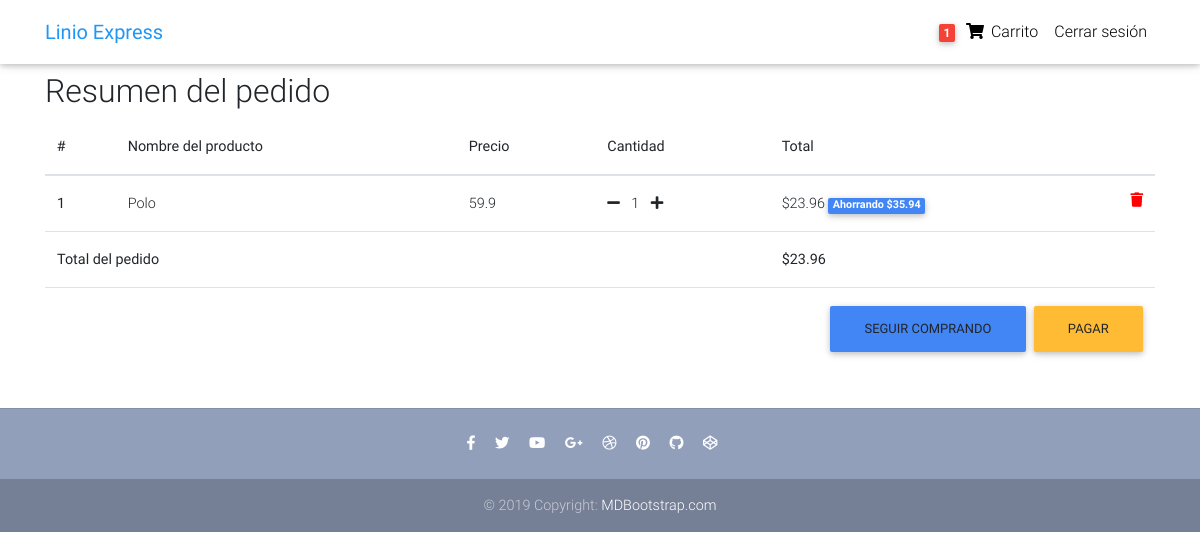
/order-summary/ (signed in), run on an earlier commit of the app's database.
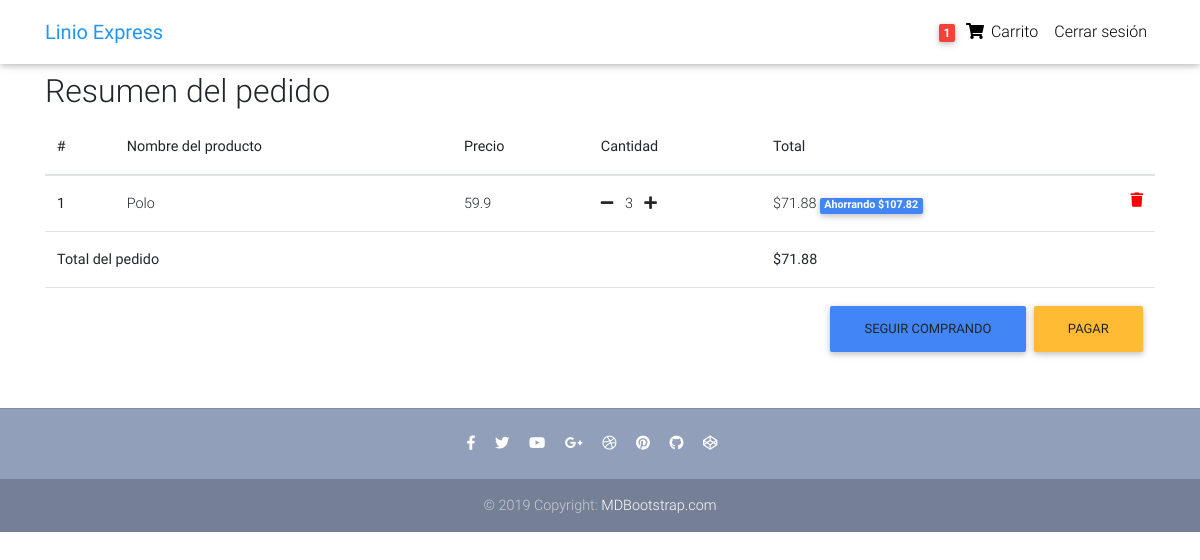
And on a later commit of the database.
### core/models.py (models this page shows, shortened)
class Order(models.Model):
    user = models.ForeignKey(settings.AUTH_USER_MODEL,
                             on_delete=models.CASCADE)
    pedidoid = models.CharField(max_length=20, blank=True, null=True)
    productos = models.ManyToManyField(OrderItem)
    fecha_de_pedido = models.DateTimeField()
    realizo_pedido = models.BooleanField(default=False)
    direccion_de_envio = models.ForeignKey(
        'Address', related_name='direccion_de_envio', on_delete=models.SET_NULL, blank=True, null=True)
    direccion_de_facturacion = models.ForeignKey(
        'Address', related_name='direccion_de_facturacion', on_delete=models.SET_NULL, blank=True, null=True)
    pago = models.ForeignKey(
        'Payment', on_delete=models.SET_NULL, blank=True, null=True)
    coupon = models.ForeignKey(
        'Coupon', on_delete=models.SET_NULL, blank=True, null=True)
    delivery_en_proceso = models.BooleanField(default=False)
    recibido = models.BooleanField(default=False)
    reembolso_requerido = models.BooleanField(default=False)
    reembolsado = models.BooleanField(default=False)
    '''
    1. Item added to cart
    2. Adding a billing address
    (Failed checkout)
    3. Payment
    (Preprocessing, processing, packaging etc.)
    4. Being delivered
    5. recibido
    6. Refunds
    '''
    def get_total(self):
        total = 0
        for order_item in self.productos.all():
            total += order_item.get_final_price()
        if self.coupon:
            total -= self.coupon.monto
        return total
    class Meta:
        verbose_name_plural = 'Pedidos'

class OrderItem(models.Model):
    user = models.ForeignKey(settings.AUTH_USER_MODEL,
                             on_delete=models.CASCADE)
    realizo_pedido = models.BooleanField(default=False)
    item = models.ForeignKey(Item, on_delete=models.CASCADE)
    cantidad = models.IntegerField(default=1)
    def get_total_item_price(self):
        return self.cantidad * self.item.precio
    def get_total_discount_item_price(self):
        return self.cantidad * self.item.precio_con_descuento
    def get_amount_saved(self):
        return self.get_total_item_price() - self.get_total_discount_item_price()
    def get_final_price(self):
        if self.item.precio_con_descuento:
            return self.get_total_discount_item_price()
        return self.get_total_item_price()
    class Meta:
        verbose_name_plural = 'Pedido_Productos'

class Item(models.Model):
    nombre = models.CharField(max_length=100)
    precio = models.FloatField()
    precio_con_descuento = models.FloatField(blank=True, null=True)
    category = models.CharField(choices=CATEGORY_CHOICES, max_length=2)
    label = models.CharField(choices=LABEL_CHOICES, max_length=1)
    slug = models.SlugField()
    descripcion = models.TextField()
    imagen = models.ImageField()
    class Meta:
        verbose_name_plural = 'Productos'

### core/views.py (the view)
# urls.py: path('order-summary/', OrderSummaryView.as_view(), name='order-summary'),
class OrderSummaryView(LoginRequiredMixin, View):
    def get(self, *args, **kwargs):
        try:
            order = Order.objects.get(user=self.request.user, realizo_pedido=False)
            context = {
                'object': order
            }
            return render(self.request, 'order_summary.html', context)
        except ObjectDoesNotExist:
            messages.warning(self.request, "You do not have an active order")
            return redirect("/")

### core/templatetags/cart_template_tags.py (called while the page is built)
@register.filter
def cart_item_count(user):
    if user.is_authenticated:
        qs = Order.objects.filter(user=user, realizo_pedido=False)
        if qs.exists():
            return qs[0].productos.count()
    return 0

### templates/order_summary.html (shortened to what this page needs)
{% extends "base.html" %}
{% block content %}
<main>
    <div class="container">
        <div class="table-responsive text-nowrap">
            <h2>Resumen del pedido</h2>
            <table class="table">
                <thead>
                    <tr>
                        <th scope="col">#</th>
                        <th scope="col">Nombre del producto</th>
                        <th scope="col">Precio</th>
                        <th scope="col">Cantidad</th>
                        <th scope="col">Total</th>
                    </tr>
                </thead>
                <tbody>
                    {% for order_item in object.productos.all %}
                    <tr>
                        <th scope="row">{{ forloop.counter }}</th>
                        <td>{{ order_item.item.nombre }}</td>
                        <td>{{ order_item.item.precio }}</td>
                        <td>
                            <a href="{% url 'core:remove-single-item-from-cart' order_item.item.slug %}"><i
                                    class="fas fa-minus mr-2"></i></a>
                            {{ order_item.cantidad }}
                            <a href="{% url 'core:add-to-cart' order_item.item.slug %}"><i
                                    class="fas fa-plus ml-2"></i></a>
                        </td>
                        <td>
                            {% if order_item.item.precio_con_descuento %}
                            ${{ order_item.get_total_discount_item_price }}
                            <span class="badge badge-primary">Ahorrando ${{ order_item.get_amount_saved }}</span>
                            {% else %}
                            ${{ order_item.get_total_item_price }}
                            {% endif %}
                            <a style='color: red;' href="{% url 'core:remove-from-cart' order_item.item.slug %}">
                                <i class="fas fa-trash float-right"></i>
                            </a>
                        </td>
                    </tr>
                    {% endfor %}
                    {% if object.get_total %}
                    <tr>
                        <td colspan="4"><b>Total del pedido</b></td>
                        <td><b>${{ object.get_total }}</b></td>
                    </tr>
                    <tr>
                        <td colspan="5">
                            <a class='btn btn-warning float-right ml-2' href='/checkout/'>Pagar</a>
                            <a class='btn btn-primary float-right' href='/'>Seguir comprando</a>
                        </td>
                    </tr>
                    {% endif %}
                </tbody>
            </table>
        </div>
    </div>
</main>
{% endblock content %}

### templates/base.html (shortened to what this page needs)
{% load static %}
<!DOCTYPE html>
<html lang="en">
<head>
  <link rel="stylesheet" href="https://use.fontawesome.com/releases/v5.8.1/css/all.css">
  <link href="{% static 'css/bootstrap.min.css' %}" rel="stylesheet">
  <link href="{% static 'css/mdb.min.css' %}" rel="stylesheet">
  <link href="{% static 'css/style.min.css' %}" rel="stylesheet">
</head>
{% include "navbar.html" %}
<body>
    <div class="mt-5 pt-4">
    </div>
    {% block content %}
    {% endblock content %}
    {% include "footer.html" %}
</body>
</html>

### templates/navbar.html (shortened to what this page needs)
{% load cart_template_tags %}
<nav class="navbar fixed-top navbar-expand-lg navbar-light white scrolling-navbar">
  <div class="container">
    <a class="navbar-brand waves-effect" href="/">
      <strong class="blue-text">Linio Express</strong>
    </a>
    <div class="collapse navbar-collapse" id="navbarSupportedContent">
      <ul class="navbar-nav nav-flex-icons">
        {% if request.user.is_authenticated %}
        <li class="nav-item">
          <a href="{% url 'core:order-summary' %}" class="nav-link waves-effect">
            <span class="badge red z-depth-1 mr-1"> {{ request.user|cart_item_count }} </span>
            <i class="fas fa-shopping-cart"></i>
            <span class="clearfix d-none d-sm-inline-block"> Carrito </span>
          </a>
        </li>
        <li class="nav-item">
          <a class="nav-link waves-effect" href="{% url 'account_logout' %}">
            <span class="clearfix d-none d-sm-inline-block"> Cerrar sesión </span>
          </a>
        </li>
        {% endif %}
      </ul>
    </div>
  </div>
</nav>

### templates/footer.html
<footer class="page-footer text-center font-small mt-4 wow fadeIn">
    <hr class="my-4">
    <div class="pb-4">
      <a href="https://www.facebook.com/mdbootstrap" target="_blank">
        <i class="fab fa-facebook-f mr-3"></i>
      </a>
      <a href="https://twitter.com/MDBootstrap" target="_blank">
        <i class="fab fa-twitter mr-3"></i>
      </a>
      <a href="https://www.youtube.com/watch?v=7MUISDJ5ZZ4" target="_blank">
        <i class="fab fa-youtube mr-3"></i>
      </a>
      <a href="https://plus.google.com/u/0/b/107863090883699620484" target="_blank">
        <i class="fab fa-google-plus-g mr-3"></i>
      </a>
      <a href="https://dribbble.com/mdbootstrap" target="_blank">
        <i class="fab fa-dribbble mr-3"></i>
      </a>
      <a href="https://pinterest.com/mdbootstrap" target="_blank">
        <i class="fab fa-pinterest mr-3"></i>
      </a>
      <a href="https://github.com/mdbootstrap/bootstrap-material-design" target="_blank">
        <i class="fab fa-github mr-3"></i>
      </a>
      <a href="http://codepen.io/mdbootstrap/" target="_blank">
        <i class="fab fa-codepen mr-3"></i>
      </a>
    </div>
    <div class="footer-copyright py-3">
      © 2019 Copyright:
      <a href="https://mdbootstrap.com/education/bootstrap/" target="_blank"> MDBootstrap.com </a>
    </div>
  </footer>

### templates/scripts.html (shortened to what this page needs)
{% load static %}

### templates/base.html (style rules this page uses)
html, body, header, .carousel { height: 60vh; }

What changed in the data, as far as the page shows it:
changed OrderItem "Polo": cantidad "1" → "3"; get_total_discount_item_price "23.96" → "71.88"; get_amount_saved "35.94" → "107.82"
changed Order: get_total "23.96" → "71.88"
